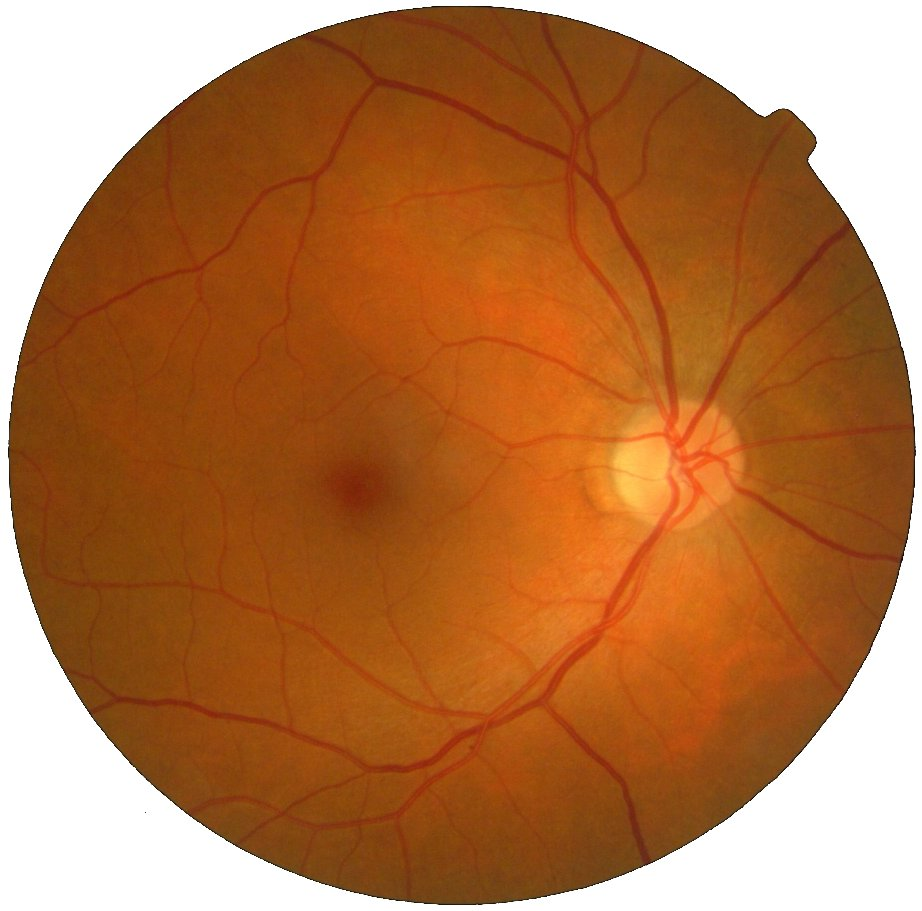
#> input picture retine.png, 922 x 911 px, found by its file name
$ jupyter execute 1_CanauxRVB.ipynb   (shell and % lines are left out)
#> lines starting #> are read from the running program, lines starting #| are printed output that depends on the picture
# Introduction au traitement des images

Ce premier notebook permet de s'initier au chargement, la manipulation et la visualisation des images. Dans un premier temps, une image couleur est chargée. Son contenu est vérifié, l'image est affichée. Puis l'image est transformée en niveaux de gris  suivant plusieurs méthodes simples.

## Objectifs

Après ce premier notebook, vous saurez:

* Charger et visualiser une image.
* Extraire un canal d'une image couleur.
* Transformer l'image en noir et blanc.

## Images

Vous pouvez trouver d'autres images dans le module scikit-image. Voir la page [skimage.data](https://scikit-image.org/docs/stable/api/skimage.data.html).

[cell 1]
# chargement des modules python
import skimage
import skimage.io
import numpy as np
import matplotlib.pyplot as plt

## Chargement d'une image depuis le disque

[cell 2]
retine = skimage.io.imread("https://github.com/srivol/visionindus/raw/master/retine.png")
#> retine is the input picture: shape (911, 922, 3); mean R, G, B 180.1, 119.6, 73.6
plt.imshow(retine, cmap=plt.cm.gray)
plt.show()

## Chargement d'une image depuis scikit-image.org

[cell 3]
astronaut = skimage.data.astronaut()
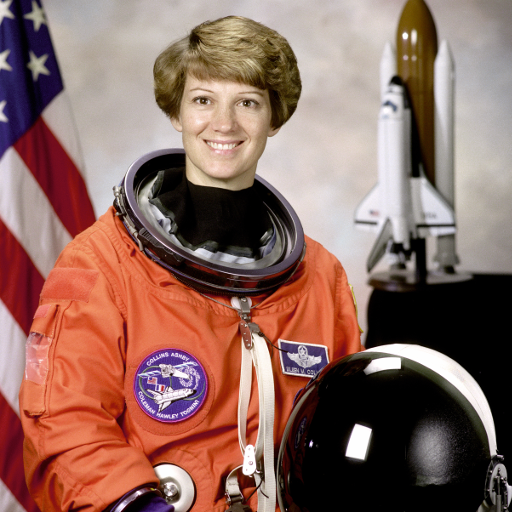
#> input picture skimage.data.astronaut(), 512 x 512 px
#> astronaut is the input picture: shape (512, 512, 3); mean R, G, B 141.6, 105.8, 96.5
plt.imshow(astronaut)
plt.show()

## Manipulation d'une image en couleurs

Une image couleur est représentée en mémoire par un tableau de nombres à 3 dimensions. Nous allons tester le chargement d'une image en couleur.

[cell 4]
# L'image contient 911 par 922 pixels, chaque pixel étant représenté par 3 informations: Rouge, Vert, Bleu,
# à la manière de l'oeil humain
print(astronaut.shape)
#| (512, 512, 3)
print(astronaut.dtype)
#| uint8

### Affichage séparé des 3 canaux de couleurs

Les 3 informations composant les couleurs de l'image sont affichées séparément. Attention, la notion de couleur dans ce contexte n'a pas de sens, c'est pourquoi seules des intensités (en niveaux de gris) sont représentées.

On peut remarquer que:
*  le canal vert présente le meilleur contraste
*  le canal vert présente la meilleure netteté

[cell 5]
R = astronaut[:,:,0]  # image à niveaux de gris, canal rouge
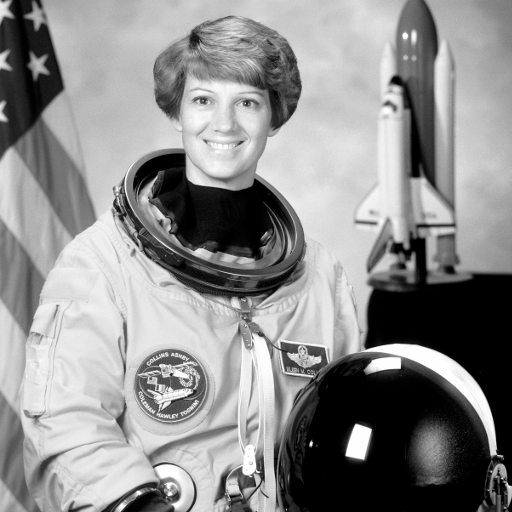
#> R: shape (512, 512); min 0, max 255, mean 141.6
V = astronaut[:,:,1]  # image à niveaux de gris, canal vert
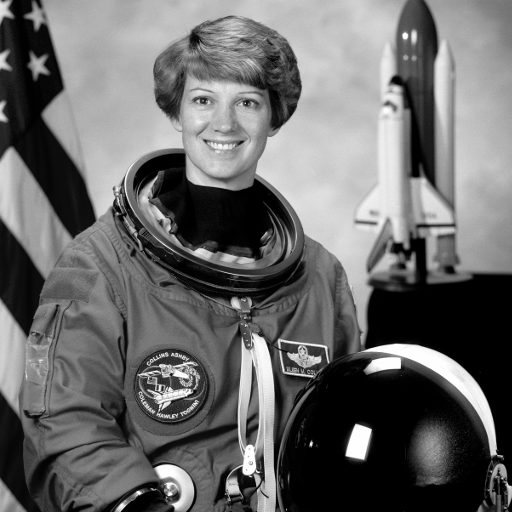
#> V: shape (512, 512); min 0, max 255, mean 105.8
B = astronaut[:,:,2]  # image à niveaux de gris, canal bleu
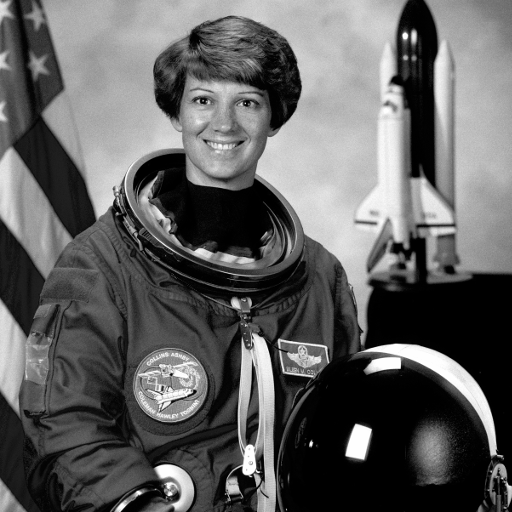
#> B: shape (512, 512); min 0, max 255, mean 96.5

plt.figure(figsize=(15, 5))
plt.subplot(131)
plt.imshow(R, cmap=plt.cm.gray, vmin=0, vmax=255)
plt.title('Canal Rouge')
plt.subplot(132)
plt.imshow(V, cmap=plt.cm.gray, vmin=0, vmax=255)
plt.title('Canal Vert')
plt.subplot(133)
plt.imshow(B, cmap=plt.cm.gray, vmin=0, vmax=255)
plt.title('Canal Bleu')
plt.show()

### Transformer une image couleur en image noir et blanc

Nous allons ensemble la transformer en photographie noir et blanc. Utiliser l'image du chat 'chelsea' de skimage.

1. De la même manière que pour l'image précédente, prendre le canal vert de l'image.

[cell 6]
P = skimage.data.chelsea()
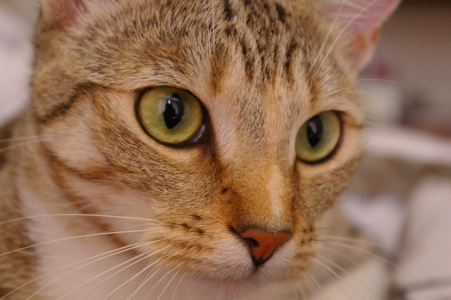
#> input picture skimage.data.chelsea(), 451 x 300 px
#> P is the input picture: shape (300, 451, 3); mean R, G, B 147.7, 111.4, 86.8
V = P[:,:,1]
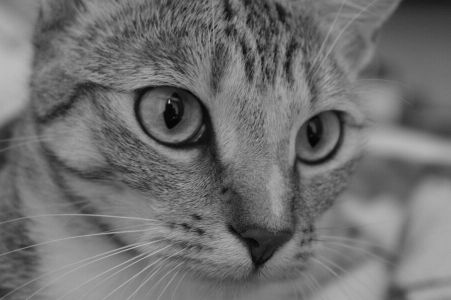
#> V: shape (300, 451); min 4, max 189, mean 111.4
plt.imshow(V, cmap=plt.cm.gray, vmin=0, vmax=255)
plt.show()

2. Il existe beaucoup d'autres manières de transformer son image en noir et blanc. Par exemple, prenons la moyenne des 3 canaux:

$$G = \frac{R+V+B}{3}$$

Ce résultat vous semble-t-il meilleur?

[cell 7]
# Attention, il faut manipuler des variables flottantes, sinon le calcul 'dépasse' des bornes
P = P.astype(np.float64)
V = P[:,:,1]
R = P[:,:,0]
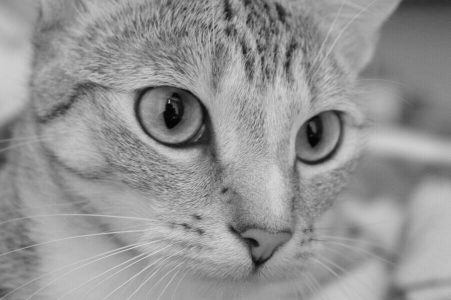
#> R: shape (300, 451) float64; min 2, max 215, mean 147.7
B = P[:,:,2]
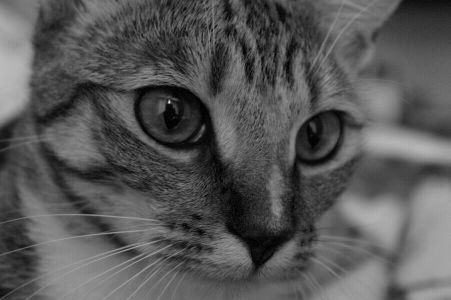
#> B: shape (300, 451) float64; min 0, max 231, mean 86.8
G = (R+V+B)/3
plt.imshow(G, cmap=plt.cm.gray, vmin=0, vmax=255)
plt.show()

3. Une autre formule est donnée par la formule de mixage des canaux, donnant la luminance:
$$L=0.2126\times R + 0.7152\times V+0.0772\times B$$

Notez que la somme des coefficients vaut 1.

[cell 8]
L = 0.2126*R+0.7152*V+0.0772*B
plt.imshow(G, cmap=plt.cm.gray, vmin=0, vmax=255)
plt.show()

$ run again, with paon.jpg saved as retine.png
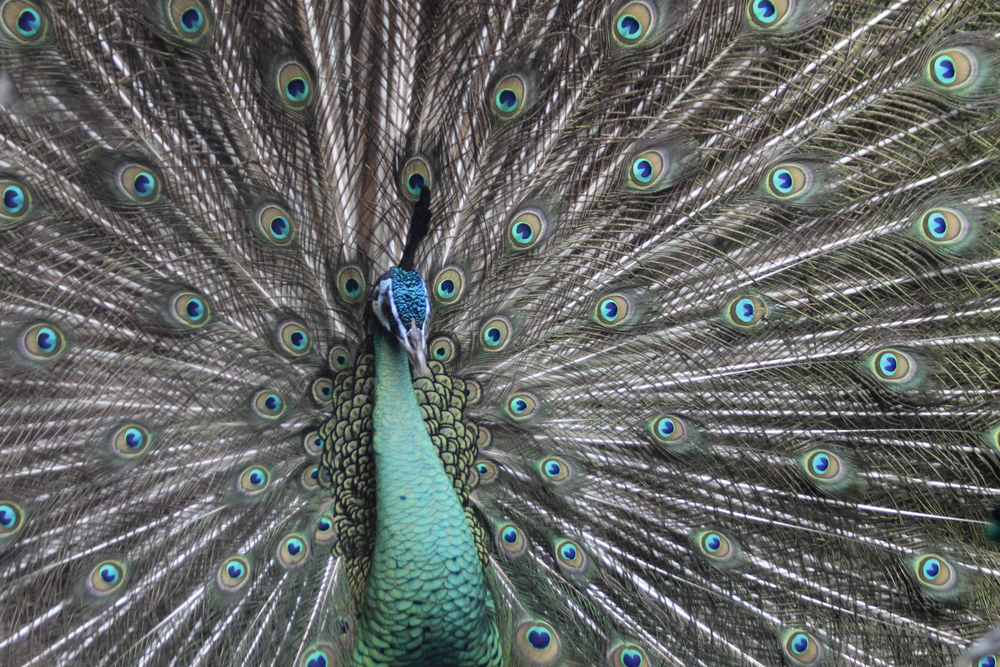
#> input picture paon.jpg, 1000 x 667 px, shrunk from 4272 x 2848 before the run, found by its file name
#> retine is the input picture: shape (667, 1000, 3); mean R, G, B 99.7, 102.6, 100.5
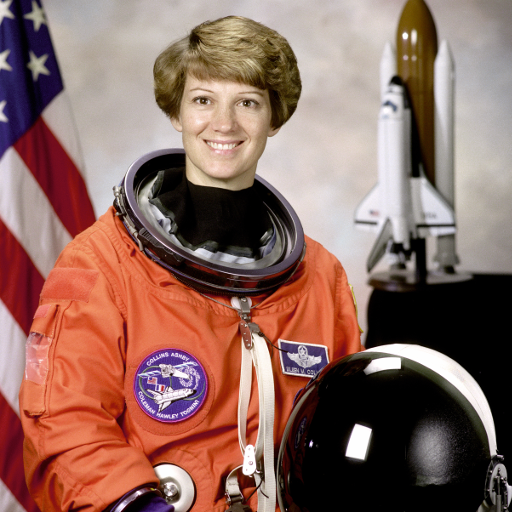
#> input picture skimage.data.astronaut(), 512 x 512 px
#> astronaut is the input picture: shape (512, 512, 3); mean R, G, B 141.6, 105.8, 96.5
#| (512, 512, 3)
#| uint8
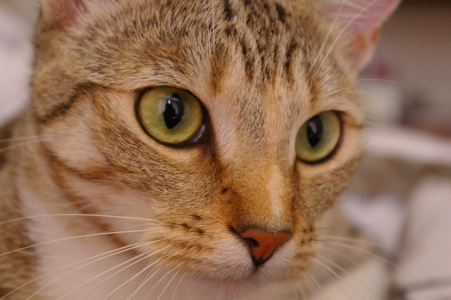
#> input picture skimage.data.chelsea(), 451 x 300 px
#> P is the input picture: shape (300, 451, 3); mean R, G, B 147.7, 111.4, 86.8
